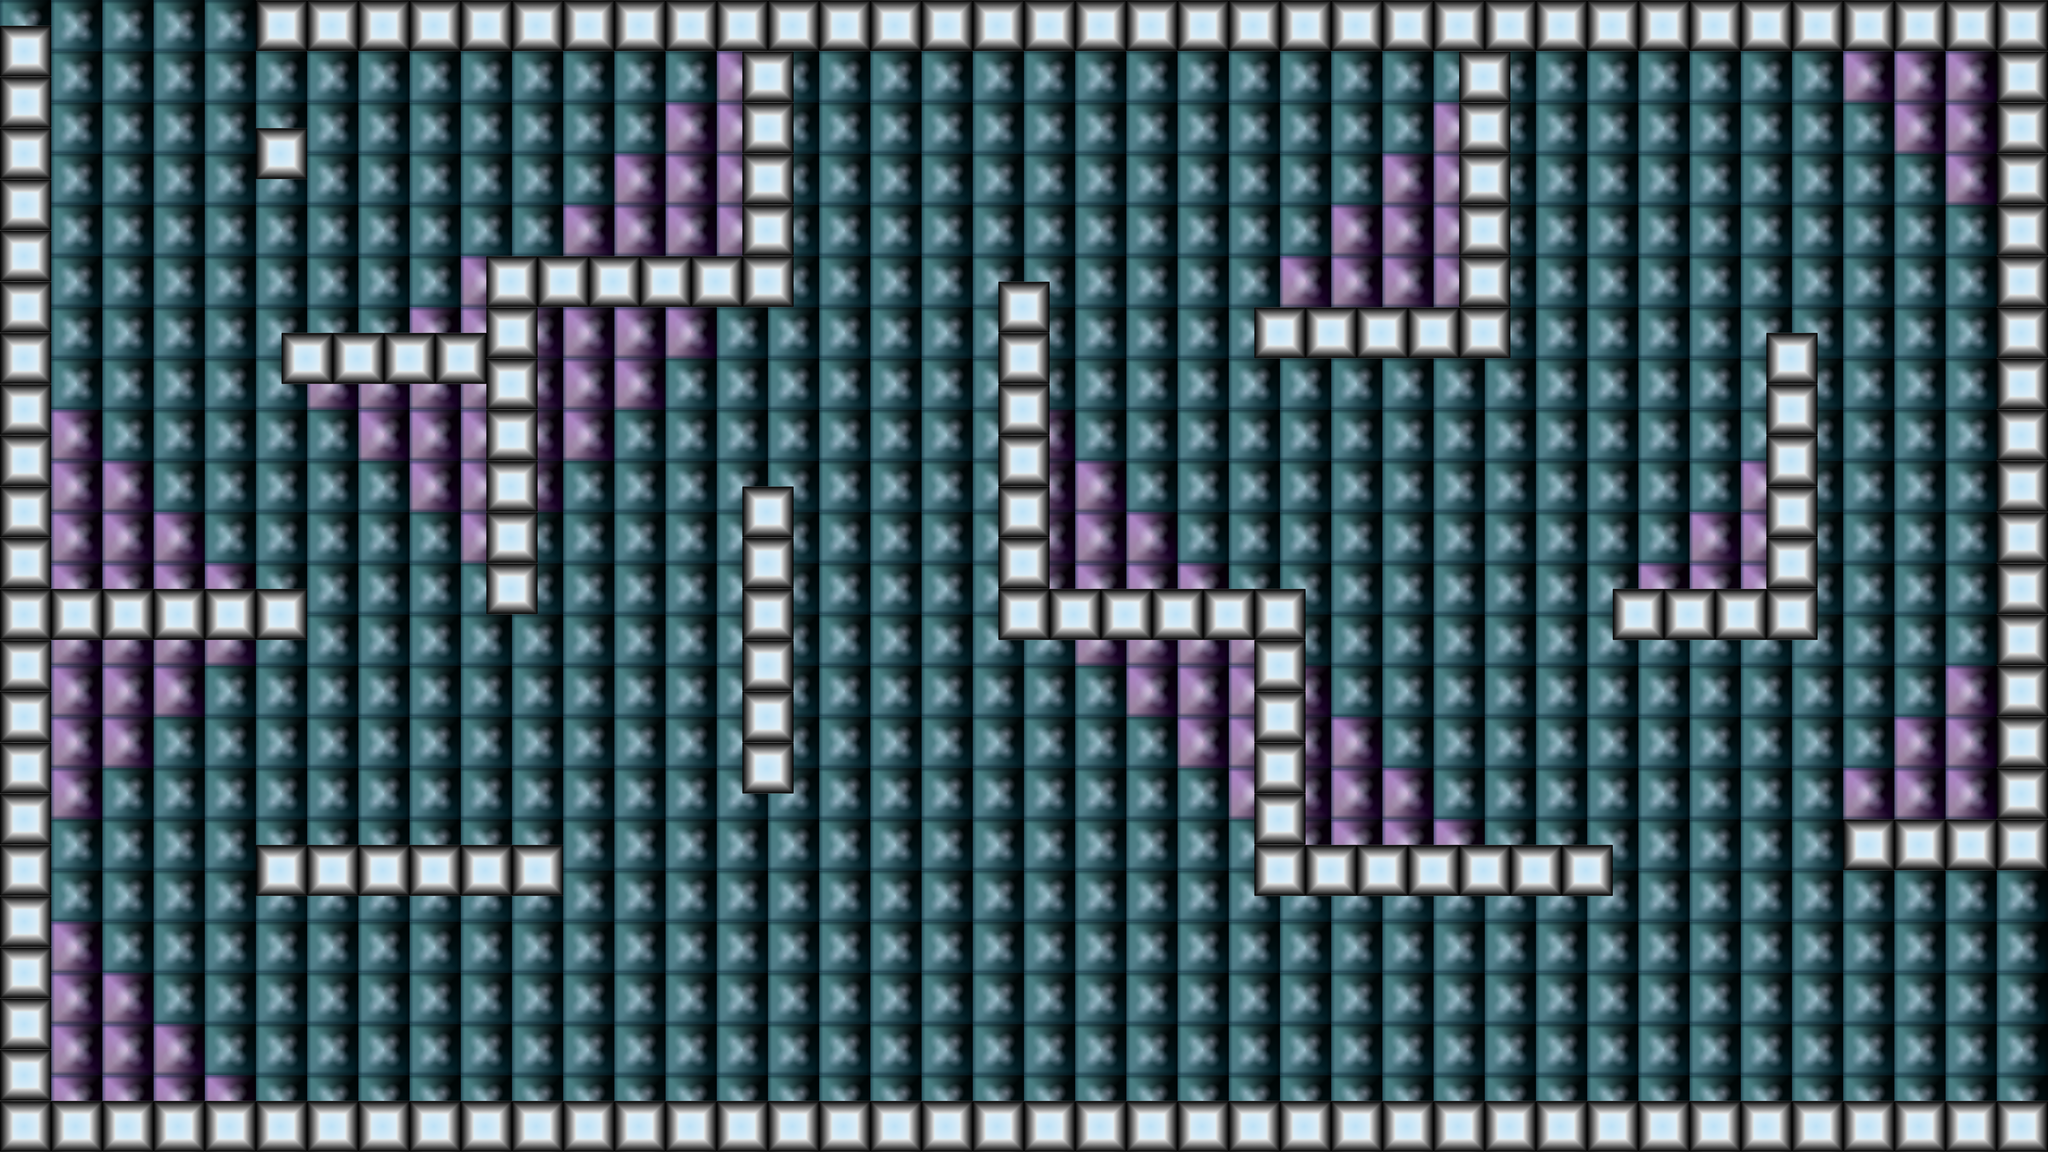

This game map was drawn from its Tiled (.tmx) file and the tilesets committed beside it. A one-line description and the trimmed map source follow:
An orthogonal 80x45 tile map with 64x64 px tiles, 1 tile layer (background) and 36 objects (3x bottom, 2x left, top, right, dummy, ...).

<map version="1.0" orientation="orthogonal" renderorder="right-down" width="80" height="45" tilewidth="64" tileheight="64" nextobjectid="40">
 <tileset firstgid="1" name="eyes" tilewidth="64" tileheight="64">
  <image source="eyes.png" width="384" height="128" />
 </tileset>
 <layer name="background" width="80" height="45" opacity="0.97">
  <data>[3600 cells, 3600 non-empty, 12 distinct tile ids]</data>
 </layer>
 <objectgroup name="eyes">
  <object id="1" name="top" x="3261.31" y="1850.1" width="378" height="256" />
  <object id="2" name="bottom" x="1863.67" y="1985.44" width="378" height="256" />
  <object id="3" name="bottom" x="3828.56" y="115.079" width="378" height="256" />
  <object id="4" name="bottom" x="4341.72" y="115.079" width="378" height="256" />
  <object id="5" name="left" x="3659.75" y="385.167" width="378" height="256" rotation="90" />
  <object id="6" name="left" x="1856.91" y="250.123" width="378" height="256" rotation="90" />
  <object id="7" name="right" x="378.184" y="1600.56" width="378" height="256" rotation="90" />
 </objectgroup>
 <objectgroup color="#a0a0a4" name="puff">
  <object id="8" x="4151.6" y="2289.99" width="256" height="256" />
  <object id="11" x="1472.27" y="1148.16" width="256" height="256" />
  <object id="12" x="2397.32" y="1843.64" width="256" height="256" />
  <object id="13" x="2680.91" y="886.829" width="256" height="256" />
  <object id="14" x="965.856" y="2356.81" width="256" height="256" />
 </objectgroup>
 <objectgroup name="collisions">
  <object id="15" x="641.458" y="-6.75219" width="4476" height="128" />
  <object id="16" x="4989.87" y="-6.75219" width="128.292" height="2180.96" />
  <object id="17" x="4605" y="2039.16" width="519.919" height="134.092" />
  <object id="18" x="4408.9" y="831.804" width="128" height="760" />
  <object id="19" x="4030.58" y="1463.77" width="512" height="128" />
  <object id="20" x="3131.5" y="758.41" width="640" height="128" />
  <object id="21" x="3649.61" y="127.44" width="128" height="760" />
  <object id="22" x="2489.3" y="702.364" width="128" height="888" />
  <object id="23" x="2489.3" y="1461.77" width="760" height="128" />
  <object id="24" x="3127.38" y="1466.77" width="128" height="760" />
  <object id="25" x="3131.5" y="2103.98" width="899.083" height="134.557" />
  <object id="26" x="1847.09" y="1220.13" width="128" height="760" />
  <object id="27" x="633.969" y="2110.09" width="760" height="128" />
  <object id="28" x="-2.84217e-14" y="1463.89" width="760" height="128" />
  <object id="29" x="709.48" y="825.688" width="507.645" height="128.44" />
  <object id="30" x="1211.01" y="642.202" width="128" height="888" />
  <object id="31" x="1333.33" y="642.202" width="640" height="128" />
  <object id="32" x="1846.09" y="128.44" width="128" height="512" />
  <object id="33" x="-4.88379" y="62.2783" width="128" height="2814" />
  <object id="34" x="5.68434e-14" y="2754.41" width="5113.15" height="116.208" />
  <object id="35" x="640.318" y="321.275" width="128" height="128" />
  <object id="36" name="dummy" x="4935.78" y="2179.49" width="177.37" height="581.04" />
  <object id="37" name="newlevel" x="12.2324" y="6.11621" width="629.969" height="207.951" />
 </objectgroup>
 <objectgroup name="hero">
  <object id="38" x="4795.11" y="2403.67" width="189.602" height="189.602" />
 </objectgroup>
</map>